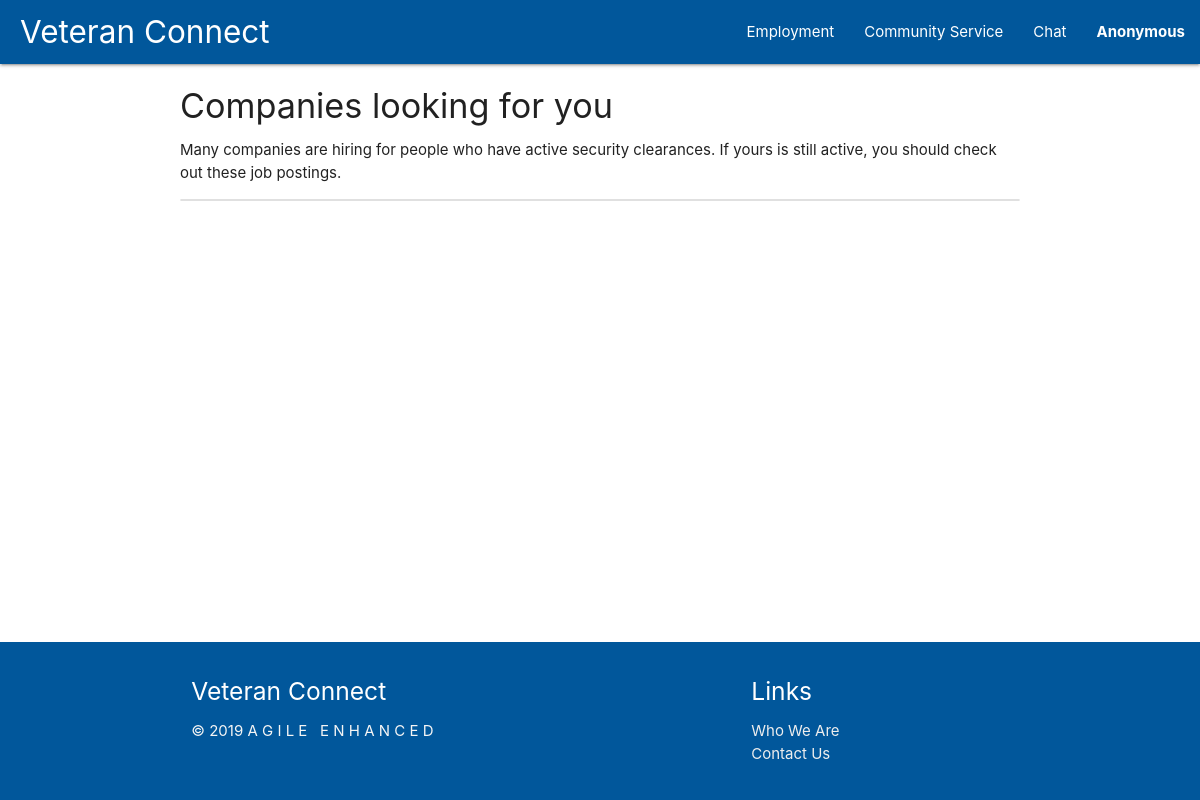
The app's page /employment/, older data.
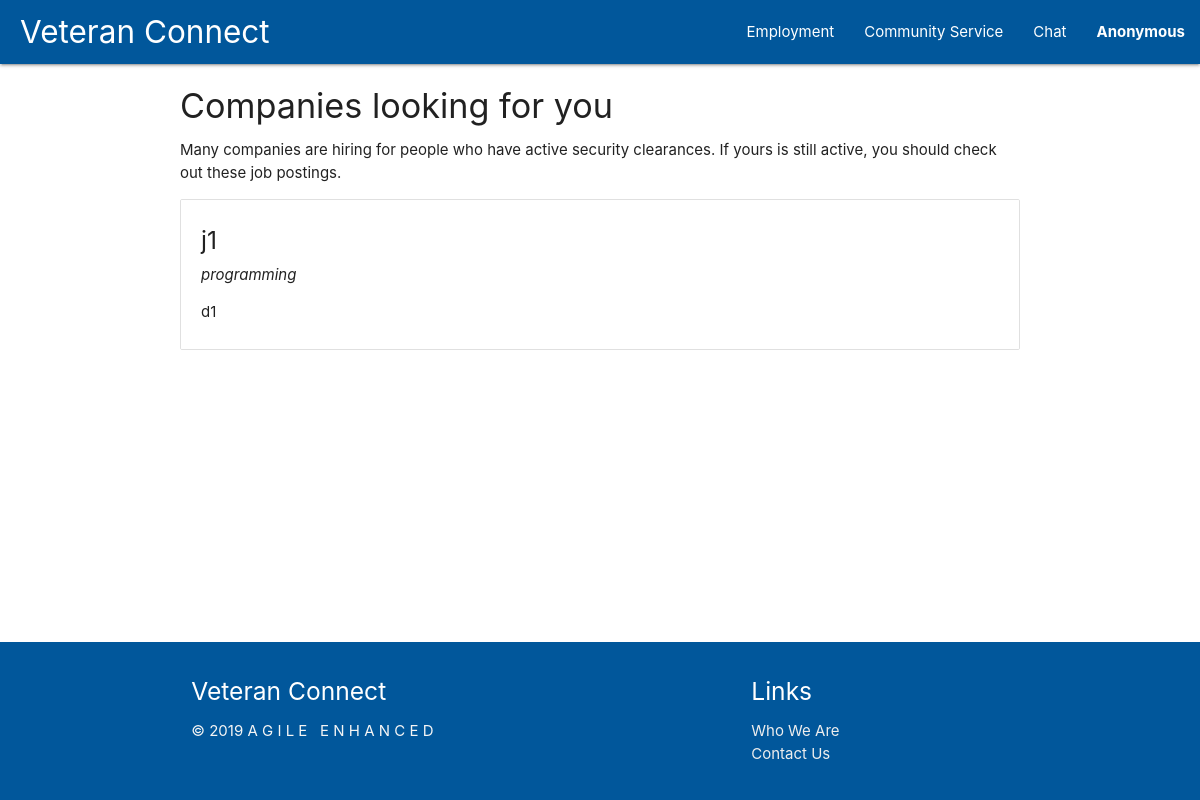
The same page, newer data.
### tables this page shows
CREATE TABLE jobs (
    job_id INTEGER PRIMARY KEY AUTOINCREMENT,
    title TEXT NOT NULL,
    description TEXT NOT NULL,
    industry TEXT,
    time_posted TEXT,
    due_date TEXT,
    street_address TEXT NOT NULL,
    city TEXT NOT NULL,
    state TEXT NOT NULL,
    zipcode INTEGER NOT NULL
);

### employment.py (the view)
@employment.route('/')
def show_employment():
    jobsRow = db.get_all_jobs()
    jobs = []
    for job in jobsRow:
        jobs.append(convert_job(job))
    if jobs is not None:
        session["jobs"] = jobs
    if session.get("username") is not None:
        session['employer'] = True
    return render_template('employment.html')

### auth.py (called while the page is built)
@auth.before_app_request
def load_logged_in_user():
    user_id = session.get('user_id')
    if user_id is None:
        g.user = None
    else:
        g.user = db.get_user_by_id(user_id)

### db.py (called while the page is built)
def get_db():
    if 'db' not in g:
        g.db = sqlite3.connect(
            current_app.config['DATABASE'],
            detect_types=sqlite3.PARSE_DECLTYPES
        )
        g.db.row_factory = sqlite3.Row
    return g.db

def query_db(query, args=(), one=False):
    cur = get_db().execute(query, args)
    rv = cur.fetchall()
    cur.close()
    return (rv[0] if rv else None) if one else rv

def get_all_jobs(): #Might want to limit amount.
    try:
        return query_db('SELECT * FROM jobs', (), one=False)
    except Exception as e:
        print "Error getting jobs in db", e

### employment.py (called while the page is built)
def convert_job(row):
    job = {
        'job_id': row['job_id'],
        'title': row['title'],
        'description': row['description'],
        'industry': row['industry'],
        'time_posted': row['time_posted'],
        'due_date': row['due_date'],
        'street_address': row['street_address'],
        'city': row['city'],
        'state': row['state'],
        'zipcode': row['zipcode'],
    }
    return job

### templates/employment.html (shortened to what this page needs)
{% extends 'base.html' %}
{% block content %}
<div class="container">
    <h4>Companies looking for you</h4>
    <p>Many companies are hiring for people who have active security clearances.
       If yours is still active, you should check out these job postings.</p>
    <ul class="collection">
        {% if session["jobs"] %}
            {% for job in session["jobs"] %}
                <li class="collection-item">
                    <h5>{{job['title']}}</h5>
                    <i>{{job['industry']}}</i>
                    <p>{{job['description']}}</p>
                </li>
            {% endfor %}
        {% endif %}
    </ul>
</div>
{% endblock %}

### templates/base.html (shortened to what this page needs)
<!DOCTYPE html>
<html lang="en">
<head>
    <link rel="stylesheet" type="text/css" href="/static/css/materialize.css">
    <link rel="stylesheet" type="text/css" href="/static/css/custom.css">
</head>
<body>
    <header>
        <nav>
            <div class="nav-wrapper light-blue darken-4">
                <a href="/" class="brand-logo" id="veteran-connect-logo">Veteran Connect</a>
                <ul id="nav-mobile" class="right hide-on-med-and-down">
                    <li><a href="/employment">Employment</a></li>
                    <li><a href="#">Community Service</a></li>
                    <li><a href="#">Chat</a></li>
                    <li>
                        <a class="dropdown-trigger" href="#!" data-target="nav-dropdown">
                            {% if session['user_id'] %}
                            {{session['username']}}
                            {% else %}
                            Anonymous
                            {% endif %}
                        </a>
                    </li>
                </ul>
            </div>
        </nav>
    </header>
    <main>
        {% block content %}{% endblock %}
    </main>
    <footer class="page-footer light-blue darken-4">
        <div class="container light-blue darken-4">
          <div class="row">
            <div class="col l6 s12">
              <h5 class="white-text">Veteran Connect</h5>
              <p class="grey-text text-lighten-4" style="white-space: pre;">© 2019 A G I L E   E N H A N C E D </p>
            </div>
            <div class="col l4 offset-l2 s12">
              <h5 class="white-text">Links</h5>
              <ul>
                <li><a class="grey-text text-lighten-3" href="#!">Who We Are</a></li>
                <li><a class="grey-text text-lighten-3" href="#!">Contact Us</a></li>
              </ul>
            </div>
          </div>
        </div>
    </footer>
</body>
</html>

### static/css/custom.css (style rules this page uses)
#veteran-connect-logo { padding-left: 20px; }
.dropdown-trigger { font-weight: bold; }

Row changes from the older to the newer data that the page shows:
added jobs: title "j1", industry "programming", description "d1"
